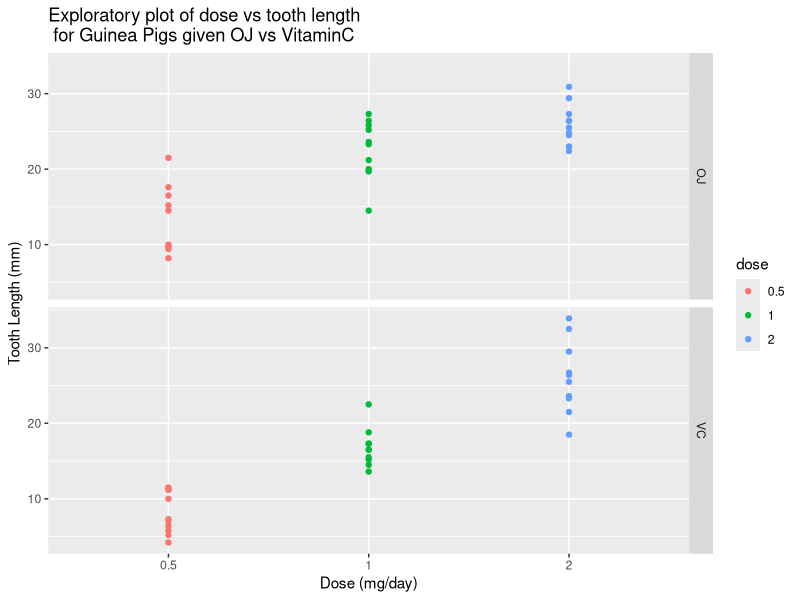
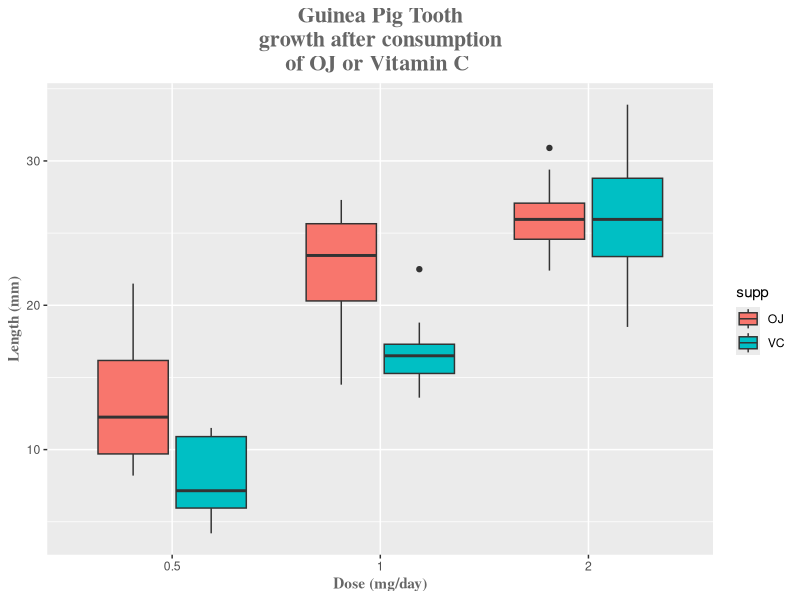

These figures' R source, in order:
## ---- chunk 1
library(knitr)
library(ggplot2)
opts_chunk$set(tidy.opts=list(width.cutoff=60),tidy=TRUE)
## ---- chunk 2
data("ToothGrowth")
str(ToothGrowth)
## ---- chunk 3
ToothGrowth$dose <- as.factor(ToothGrowth$dose)
str(ToothGrowth)
## ---- chunk 4
qplot(dose, len, data = ToothGrowth, facets = supp ~ ., color = dose, xlab = "Dose (mg/day)", ylab = "Tooth Length (mm)", main = "Exploratory plot of dose vs tooth length\n for Guinea Pigs given OJ vs VitaminC")
## ---- chunk 5
f <- ggplot(ToothGrowth, aes(x=dose, y=len, fill=supp))
f + geom_boxplot() + ggtitle("Guinea Pig Tooth\ngrowth after consumption\nof OJ or Vitamin C ") +
  labs(x="Dose (mg/day)",y="Length (mm)") + 
  theme(plot.title = element_text(family = "serif", color="#666666", face="bold", size=16, hjust=0.5)) +
  theme(axis.title = element_text(family = "serif", color="#666666", face="bold", size=11))
## ---- chunk 6
summary(ToothGrowth)
## ---- chunk 7
t.test(ToothGrowth$len[ToothGrowth$supp == "OJ" & ToothGrowth$dose == 0.5], ToothGrowth$len[ToothGrowth$supp == "VC" & ToothGrowth$dose == 0.5])
## ---- chunk 8
t.test(ToothGrowth$len[ToothGrowth$supp == "OJ" & ToothGrowth$dose == 1.0], ToothGrowth$len[ToothGrowth$supp == "VC" & ToothGrowth$dose == 1.0])
## ---- chunk 9
t.test(ToothGrowth$len[ToothGrowth$supp == "OJ" & ToothGrowth$dose == 2.0], ToothGrowth$len[ToothGrowth$supp == "VC" & ToothGrowth$dose == 2.0])
## ---- chunk 10
t.test(ToothGrowth$len[ToothGrowth$supp == "OJ" & ToothGrowth$dose == 0.5], ToothGrowth$len[ToothGrowth$supp == "OJ" & ToothGrowth$dose == 1.0])
## ---- chunk 11
t.test(ToothGrowth$len[ToothGrowth$supp == "OJ" & ToothGrowth$dose == 0.5], ToothGrowth$len[ToothGrowth$supp == "OJ" & ToothGrowth$dose == 2.0])
## ---- chunk 12
t.test(ToothGrowth$len[ToothGrowth$supp == "OJ" & ToothGrowth$dose == 1.0], ToothGrowth$len[ToothGrowth$supp == "OJ" & ToothGrowth$dose == 2.0])
## ---- chunk 13
t.test(ToothGrowth$len[ToothGrowth$supp == "VC" & ToothGrowth$dose == 0.5], ToothGrowth$len[ToothGrowth$supp == "VC" & ToothGrowth$dose == 1.0])
## ---- chunk 14
t.test(ToothGrowth$len[ToothGrowth$supp == "VC" & ToothGrowth$dose == 0.5], ToothGrowth$len[ToothGrowth$supp == "VC" & ToothGrowth$dose == 2.0])
## ---- chunk 15
t.test(ToothGrowth$len[ToothGrowth$supp == "VC" & ToothGrowth$dose == 1.0], ToothGrowth$len[ToothGrowth$supp == "VC" & ToothGrowth$dose == 2.0])
